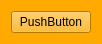
<?xml version="1.0" encoding="UTF-8"?>
<ui version="4.0">
 <class>DateWidget</class>
 <widget class="QWidget" name="DateWidget">
  <property name="geometry">
   <rect>
    <x>0</x>
    <y>0</y>
    <width>98</width>
    <height>38</height>
   </rect>
  </property>
  <property name="windowTitle">
   <string>Form</string>
  </property>
  <property name="styleSheet">
   <string notr="true">background-color: rgb(255, 170, 0);</string>
  </property>
  <layout class="QHBoxLayout" name="horizontalLayout">
   <item>
    <widget class="QPushButton" name="pushButton">
     <property name="text">
      <string>PushButton</string>
     </property>
    </widget>
   </item>
  </layout>
 </widget>
 <resources/>
 <connections/>
</ui>
